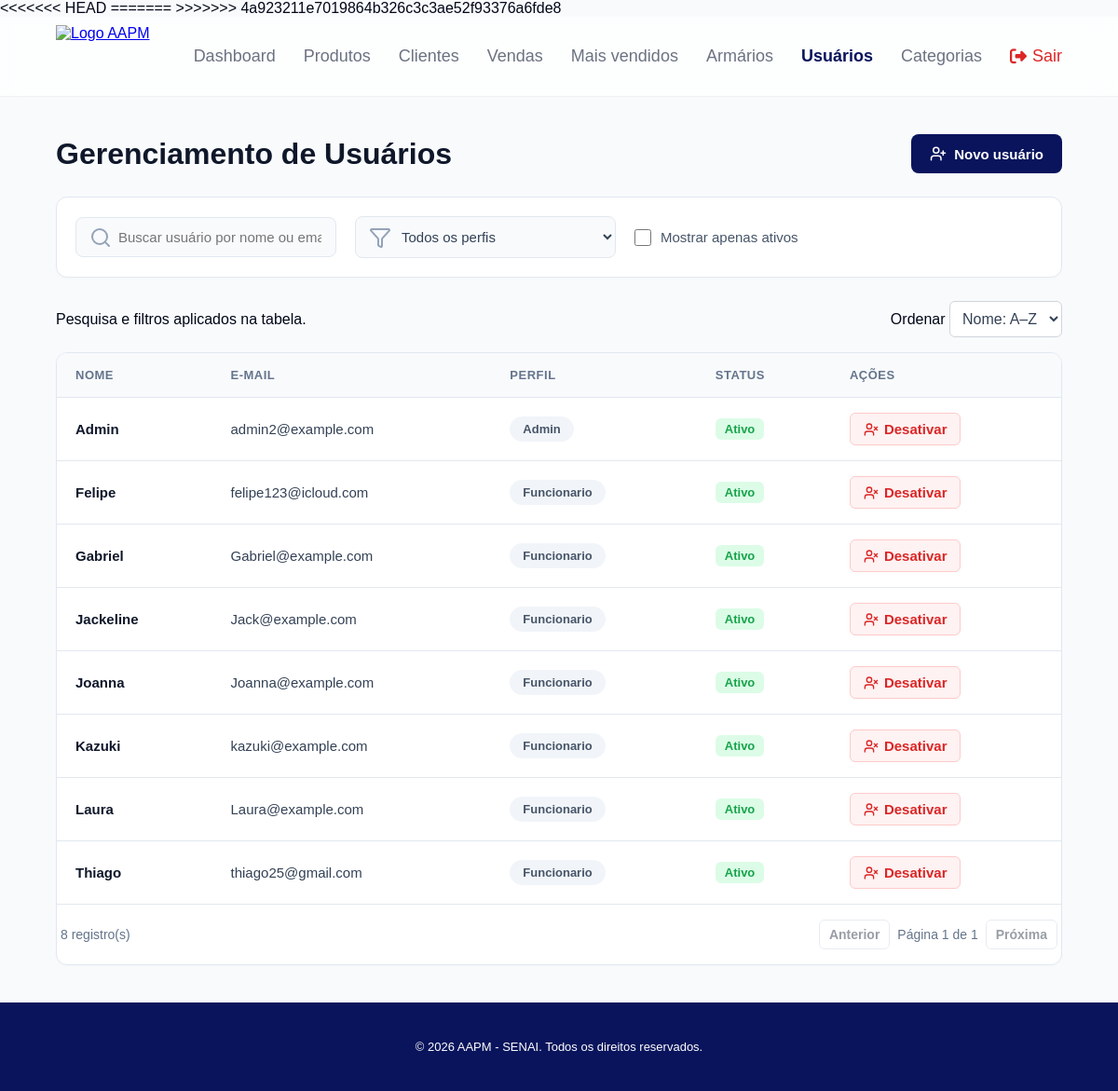
The app's page /usuarios/ (signed in), older data.
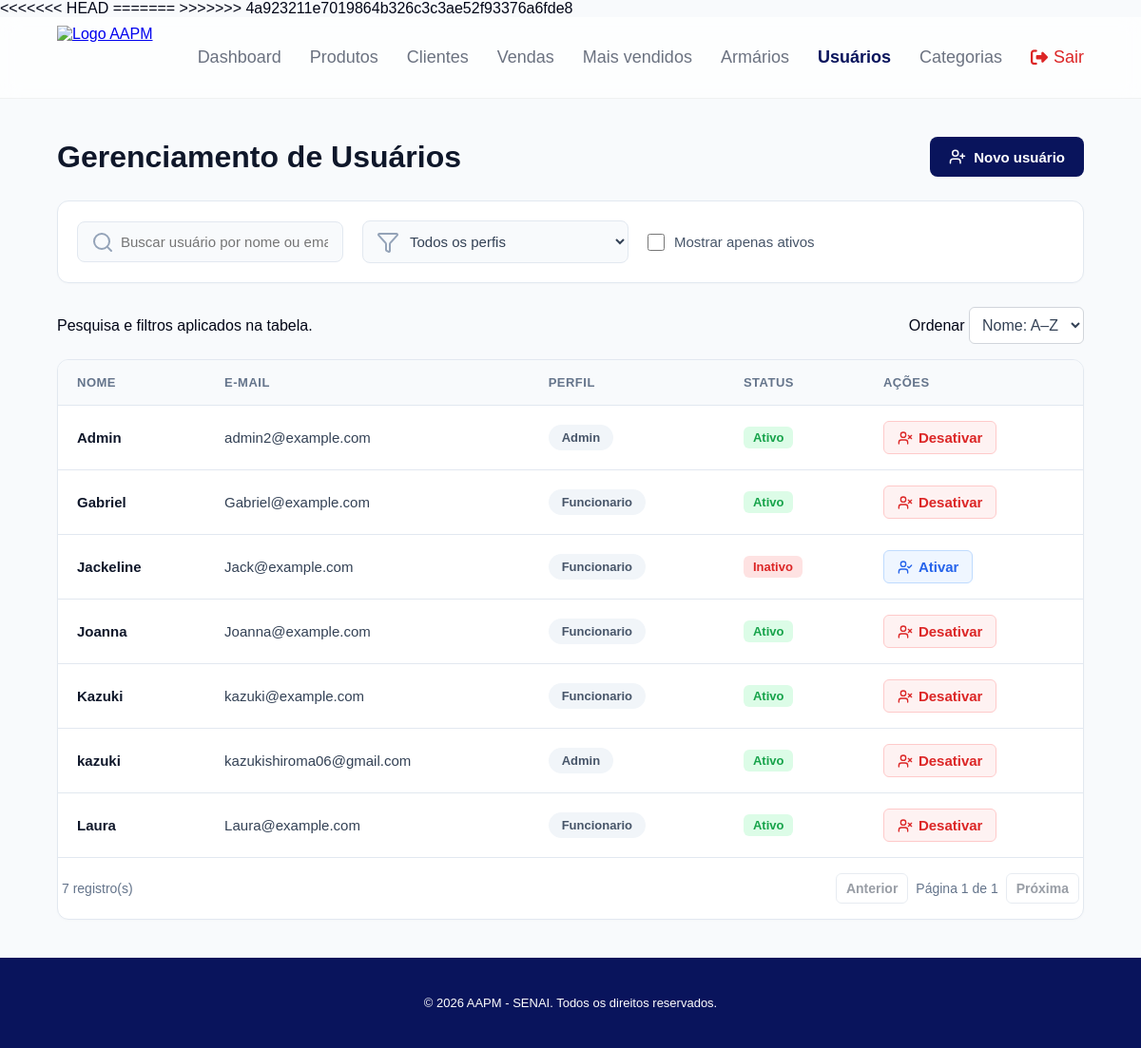
The same page, newer data.
### app/models/usuario.py (models this page shows)
class Usuario(Base):
    __tablename__ = "usuarios"
    id = Column(Integer, primary_key=True, index=True)
    nome = Column(String(100), nullable=False)
    email = Column(String(100), unique=True, index=True, nullable=False)
    senha_hash = Column(String(255), nullable=False)
    role = Column(String(100), nullable=False, default="funcionario")
    ativo = Column(Boolean, default=True)
    criado_em = Column(DateTime(timezone=True), server_default=func.now())

### app/controllers/admin_controller.py (the view)
@router.get("/", response_class=HTMLResponse)
def listar_usuarios(
    request: Request,
    db: Session = Depends(get_db),
    admin = Depends(get_admin)
):
    usuarios = db.query(Usuario).order_by(Usuario.nome)
    return templates.TemplateResponse(
        request,
        "users/index.html",
        {
            "request": request,
            "usuarios": usuarios,
            "usuario": admin
        }
    )

### app/templates/users/index.html (shortened to what the changed rows need)
<!DOCTYPE html>
<html lang="pt-BR">
<head>
    <link rel="stylesheet" href="/static/css/usuarios.css">
    <link rel="stylesheet" href="/static/css/listagem.css">
    <link rel="stylesheet" href="https://cdnjs.cloudflare.com/ajax/libs/font-awesome/6.5.2/css/all.min.css">
</head>
<body>
    {% include "partials/navbar.html" %}
    <main class="produtos-container-main">
        <div class="page-header header-produtos">
            <h1>Gerenciamento de Usuários</h1>
            <a href="/usuarios/novo" class="btn-create">
            </a>
        </div>
        <div class="filtros-container">
            <div class="busca-wrapper">
            </div>
            <div class="select-wrapper">
            </div>
            <label class="checkbox-wrapper">
            </label>
        </div>
        <div class="listagem-acoes"><span></span><label></label></div>
        <div class="tabela-container">
            <table class="tabela-produtos" data-listagem data-busca="#inputBusca" data-ordem="#ordem-usuarios" data-por-pagina="8">
                <thead>
                    <tr>
                        <th>Nome</th>
                        <th>E-mail</th>
                        <th>Perfil</th>
                        <th>Status</th>
                        <th>Ações</th>
                    </tr>
                </thead>
                <tbody>
                    {% for u in usuarios %}
                    <tr>
                        <td class="preco-texto">{{ u.nome }}</td>
                        <td>{{ u.email }}</td>
                        <td>
                            <span class="badge-categoria padrao">{{ u.role }}</span>
                        </td>
                        <td>
                            {% if u.ativo %}
                            <span class="badge-status ativo">Ativo</span>
                            {% else %}
                            <span class="badge-status inativo">Inativo</span>
                            {% endif %}
                        </td>
                        <td>
                            <div class="user-actions-wrapper">
                                <form action="/usuarios/{{ u.id }}/toggle-ativo" method="post" style="display:inline" data-confirm="Alterar o status deste usuário?">
                                    {% if u.ativo %}
                                    <button type="submit" class="btn-acao excluir" title="Desativar Usuário"
                                        style="font-size: 15px;">
                                        <i data-lucide="user-x"
                                            style="width: 16px; height: 16px; display: inline-block; vertical-align: middle;"></i>
                                        Desativar
                                    </button>
                                    {% else %}
                                    <button type="submit" class="btn-acao ver" title="Ativar Usuário"
                                        style="font-size: 15px;">
                                        <i data-lucide="user-check"
                                            style="width: 16px; height: 16px; display: inline-block; vertical-align: middle;"></i>
                                        Ativar
                                    </button>
                                    {% endif %}
                                </form>
                            </div>
                        </td>
                    </tr>
                    {% endfor %}
                </tbody>
            </table>
        </div>
    </main>
</body>
</html>

Row changes from the older to the newer data that the page shows:
removed Usuario: nome "Felipe", email "felipe123@icloud.com", role "Funcionario", ativo "Ativo"
removed Usuario: nome "Thiago", email "thiago25@gmail.com", role "Funcionario", ativo "Ativo"
changed Usuario "Jackeline": ativo "Ativo Desativar" → "Inativo Ativar"
added Usuario: nome "kazuki", email "kazukishiroma06@gmail.com", role "Admin", ativo "Ativo"
Text that changed along with them:
text written by a page script: "8 registro(s) Anterior Página 1 de 1 Próxima" → "7 registro(s) Anterior Página 1 de 1 Próxima"
